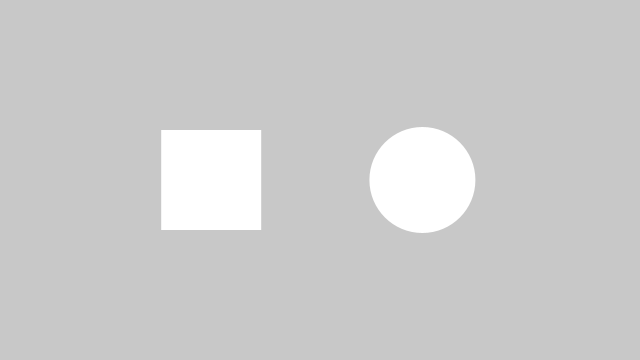
Frame 1 (no input)
Frame 60 (the mouse pressed at the canvas centre just before this capture): identical to frame 1, image omitted
Frame 120 (the mouse held since frame 60 and released just before this capture): identical to frame 1, image omitted

The Processing sketch that drew this single still picture (run headless with seeded random() and noise(); from frame 60 on, the mouse is pressed at the canvas centre):

// Processing sketch: processing_50039
// ── processing_50039.pde

float rx, ry;    // rectangle x- and y-coordinate
float rd = 100;  // rectangle width

float ex, ey;    // ellipse x- and y-coordinate
float ed = 106;  // ellipse diameter

void setup() {
  size(640, 360);
  smooth();
  noStroke();

  // Set the x- and y-coordinates for the rectangle
  rx = width * 0.33 - rd/2;
  ry = height * 0.5 - rd/2;

  // Set the x- and y-coordinates for the ellipse
  ex = width * 0.66;
  ey = height * 0.5;
}

void draw() {
  background(200);
  rect(rx, ry, rd, rd);
  ellipse(ex, ey, ed, ed);
  if (mouseY > (height * 0.5) - 50 && mouseY < (height * 0.5) +50 && mouseX > (width * 0.33) - 50 && mouseX < (width * 0.33) + 50) {
    fill(137, 32, 32);
    rect(rx, ry, rd, rd);
    fill(255);
    ellipse(ex, ey, ed, ed);
    if (mousePressed) {
      for (float x = rx; x <=rx+100; x += 10) {
        stroke(200);
        line(x, 130, mouseX, mouseY);
      }
      for (float y = rx; y <=rx+100; y += 10) {
        stroke(200);
        line(y, 230, mouseX, mouseY);
      }
      for (float a = ry; a <= rx+100; a +=10){
        stroke(200);
        line(rx, a, mouseX, mouseY);      }
        for (float a = ry; a <= rx+100; a +=10){
        stroke(200);
        line(rx+100, a, mouseX, mouseY);      }
    }
  }
  else { 
    fill(255);
  }
  if (dist(ex, ey, mouseX, mouseY) <= ed * 0.5) {
    fill(32, 36, 137);
    ellipse(ex, ey, ed, ed);
    fill(255);
    rect(rx, ry, rd, rd);
  }
}
